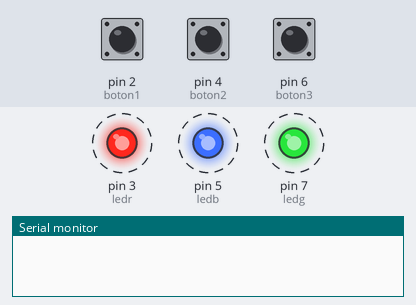
This sketch was run on a simulated Arduino Uno, built with avr-gcc and run on an emulated ATmega328P. On the bench: output pins drawn as LEDs (lit = HIGH), the last lines printed to the serial monitor. Dashed ring = blinking. Inputs (shaded band) come from the test bench; at power-on: pin 2 (boton1) HIGH, pin 4 (boton2) HIGH, pin 6 (boton3) HIGH.

Above: at 4.8 s.
4.9 s: pin 2 (boton1) pulled LOW for 2.35 s
At 6.8 s:
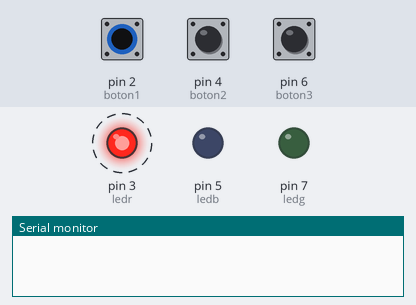
8.7 s: pin 4 (boton2) pulled LOW for 2.35 s
12.5 s: pin 6 (boton3) pulled LOW for 2.35 s
16.5 s: pin 2 (boton1) driven LOW and pin 4 (boton2) driven LOW
At 17.8 s:
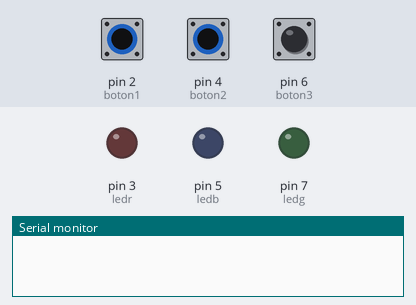
22.5 s: pin 2 (boton1) driven HIGH
At 24.4 s:
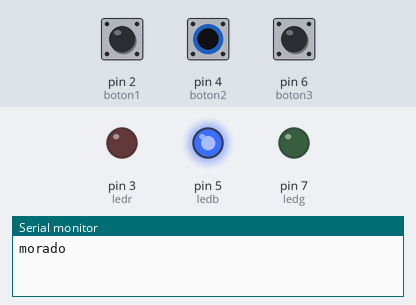
26.0 s: pin 6 (boton3) pulled LOW for 2.35 s
At 26.8 s:
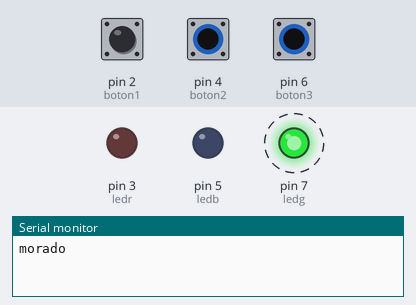
Timing chart, 0 to 30.8 s (numbered marks = the images above; inputs shaded):
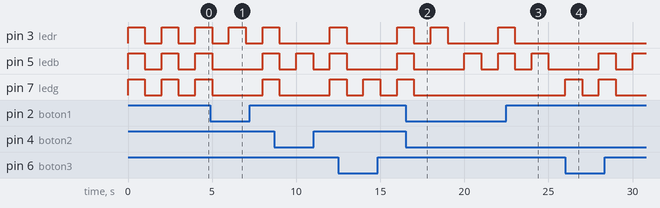

The sketch:

Examen_2.ino
```cpp
int boton1 = 2;
int ledr = 3;
int boton2 = 4;
int ledb = 5;
int boton3 = 6;
int ledg = 7;
int estado1;
int estado2;
int estado3;

void setup()
{
  pinMode(boton1,INPUT_PULLUP);
  pinMode(ledr,OUTPUT);
  pinMode(boton2,INPUT_PULLUP);
  pinMode(ledb,OUTPUT);
  pinMode(boton3,INPUT_PULLUP);
  pinMode(ledg,OUTPUT);
  Serial.begin(9600);
}

void loop()
{

   if (estado1 & estado2 & estado3 == 1){
    digitalWrite(ledr,HIGH);
    digitalWrite(ledg,HIGH);
    digitalWrite(ledb,HIGH);
    delay(1000);
    digitalWrite(ledr,LOW);
    digitalWrite(ledg,LOW);
    digitalWrite(ledb,LOW);
    delay(1000);
   }

  estado1 = digitalRead(boton1);
  if(estado1 == 0){
    digitalWrite(ledr,HIGH);
    delay(1000);
    digitalWrite(ledr,LOW);
    delay(1000);
  }

   estado2 = digitalRead(boton2);
  if(estado2 == 0){
    digitalWrite(ledb,HIGH);
    delay(1000);
    digitalWrite(ledb,LOW);
    delay(1000);

  }

  estado3 = digitalRead(boton3);
  if(estado3 == 0){
    digitalWrite(ledg,HIGH);
    delay(1000);
    digitalWrite(ledg,LOW);
    delay(1000);

  }
    if(estado1 == 0 && estado2 == 0 && estado3 == 1){
    digitalWrite(ledr, HIGH);
    digitalWrite(ledb, HIGH);
    digitalWrite(ledg, LOW);
    delay(1000);
    digitalWrite(ledr, LOW);
    digitalWrite(ledb, LOW);
    digitalWrite(ledg, LOW);
    delay(1000);
     Serial.println("morado");
  }


    if(estado1 == 0 && estado2 == 1 && estado3 == 0){
     digitalWrite(ledr, HIGH);
    digitalWrite(ledb, LOW);
    digitalWrite(ledg, HIGH);
    delay(1000);
    digitalWrite(ledr, LOW);
    digitalWrite(ledb, LOW);
    digitalWrite(ledg, LOW);
    delay(1000);

   Serial.println("amarillo");
  }

    if(estado1 == 1 && estado2 == 0 && estado3 == 0){
     digitalWrite(ledr, LOW);
    digitalWrite(ledb, HIGH);
    digitalWrite(ledg, HIGH);
    delay(1000);
    digitalWrite(ledr, LOW);
    digitalWrite(ledb, LOW);
    digitalWrite(ledg, LOW);
    delay(1000);
    Serial.println("celeste");

  }


}
```

Measured:
- after the input at 16.5 s, pin 7 (ledg): goes on until 17.0 s, then stays LOW
- after the input at 22.5 s, pin 3 (ledr): goes on until 23.0 s, then stays LOW
- after the input at 26.0 s, pin 7 (ledg): alternates HIGH for 1.0 s and LOW for 1.0 s, starting at once
- by itself, pin 7 (ledg): alternates HIGH for 1.0 s and LOW for 1.0 s
